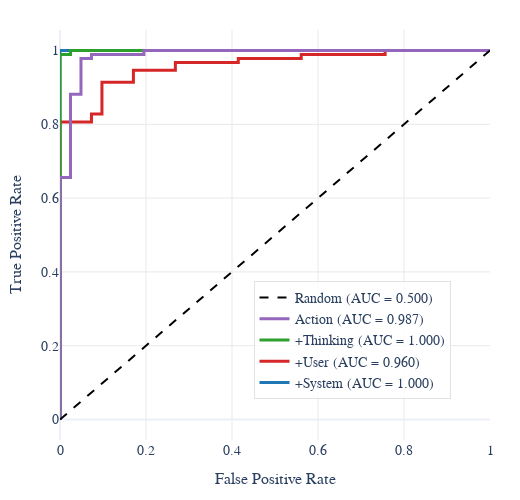

Source (notebook cell):
### Code cell
fig = plot_roc_curves(df_speak)
fig.show()

### Figure 1 — Plotly figure (JSON) as saved in the notebook; plotly's stock layout.template omitted (floating-point values rounded to 4 significant figures)
{"data": [{"line": {"color": "#1f77b4", "width": 3}, "mode": "lines", "name": "+System (AUC = 1.000)", "type": "scatter", "x": [0, 0, 0, 0, 0, 0, 0, 0, 0, 0, 0, 0, 0, 0, 0, 0, 0, 0, 0, 0, 0, 0, 0, 0, 0, 0, 0, 0, 0, 0, 0, 0, 0, 0, 0, 0, 0, 0.04878, 0.09756, 0.122, 0.1707, 0.5366, 0.5854, 0.6341, 0.7073, 1], "y": [0, 0.01075, 0.02151, 0.05376, 0.08602, 0.1075, 0.172, 0.2043, 0.2258, 0.2581, 0.3118, 0.3548, 0.3656, 0.3978, 0.4301, 0.4624, 0.4839, 0.5054, 0.5376, 0.5591, 0.5914, 0.6129, 0.6344, 0.6559, 0.6667, 0.6882, 0.7204, 0.7419, 0.7527, 0.7742, 0.7849, 0.828, 0.8817, 0.9032, 0.9462, 0.9785, 1, 1, 1, 1, 1, 1, 1, 1, 1, 1]}, {"line": {"color": "#d62728", "width": 3}, "mode": "lines", "name": "+User (AUC = 0.960)", "type": "scatter", "x": [0, 0, 0, 0.07317, 0.07317, 0.09756, 0.09756, 0.1707, 0.1707, 0.2683, 0.2683, 0.4146, 0.4146, 0.561, 0.561, 0.7561, 0.7561, 1], "y": [0, 0.01075, 0.8065, 0.8065, 0.828, 0.828, 0.914, 0.914, 0.9462, 0.9462, 0.9677, 0.9677, 0.9785, 0.9785, 0.9892, 0.9892, 1, 1]}, {"line": {"color": "#2ca02c", "width": 3}, "mode": "lines", "name": "+Thinking (AUC = 1.000)", "type": "scatter", "x": [0, 0, 0, 0.02439, 0.02439, 1], "y": [0, 0.01075, 0.9892, 0.9892, 1, 1]}, {"line": {"color": "#9467bd", "width": 3}, "mode": "lines", "name": "Action (AUC = 0.987)", "type": "scatter", "x": [0, 0, 0, 0.02439, 0.02439, 0.04878, 0.04878, 0.07317, 0.07317, 0.1951, 0.1951, 1], "y": [0, 0.01075, 0.6559, 0.6559, 0.8817, 0.8817, 0.9785, 0.9785, 0.9892, 0.9892, 1, 1]}, {"line": {"color": "black", "dash": "dash", "width": 2}, "mode": "lines", "name": "Random (AUC = 0.500)", "type": "scatter", "x": [0, 1], "y": [0, 1]}], "layout": {"font": {"family": "Computer Modern", "size": 14}, "height": 500, "legend": {"bgcolor": "rgba(255, 255, 255, 0.8)", "bordercolor": "#E2E2E2", "borderwidth": 1, "traceorder": "reversed", "x": 0.45, "y": 0.1}, "margin": {"b": 60, "l": 60, "r": 30, "t": 30}, "plot_bgcolor": "white", "width": 520, "xaxis": {"gridcolor": "#E9E9E9", "tickfont": {"size": 14}, "title": {"font": {"size": 16}, "text": "False Positive Rate"}}, "yaxis": {"gridcolor": "#E9E9E9", "tickfont": {"size": 14}, "title": {"font": {"size": 16}, "text": "True Positive Rate"}}}}
